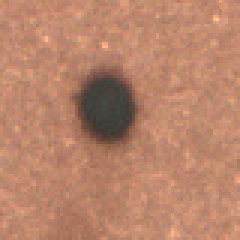
#> input picture 機器視覺/Final_Projet/Images/ORI/14a890202k0_L13_0123b_012610a_129_0_ROI0_OPOK.png, 80 x 80 px, found by its file name (shown 3 times larger); its folder holds 4 pictures in this run
$ python OpenCV_DIP_0611_Original.py
#> lines starting #> are read from the running program, lines starting #| are printed output that depends on the picture; after the words box and inside, x2 and y2 are one past the last pixel; in counts of white or black regions, pixels touching at a corner belong together; long printed decimals are rounded; pictures that were not available may be replaced by others from this repository, and a replacement may not be noted
import cv2
import os
import numpy as np

folder1 = './Images/ORI'
folder2 = './Images/CAM'

# 讀取兩個文件夾中的文件
files1 = os.listdir(folder1)
files2 = os.listdir(folder2)

def aHash(grayImg):
    Total = 0
    grayImg = cv2.resize(grayImg, (8, 8))
    ahash_str = ''
    #累加求像素之和
    for i in range(8):
        for j in range(8):
            Total = Total + grayImg[i,j]
    avg = Total / 64
    # 將每個像素與avg比較 大於avg=1 小於avg=0
    for i in range(8):
        for j in range(8):
            if  grayImg[i,j]>avg:
                ahash_str=ahash_str+'1'
            else:
                ahash_str=ahash_str+'0'
    return ahash_str

def dHash(grayImg):
    # 差值哈希算法 缩放8*8
    grayImg = cv2.resize(grayImg, (8, 8))
    dhash_str = ''
    # 每行前一个像素大于后一个像素为1，相反为0，生成哈希
    for i in range(8):
        for j in range(7):
            if grayImg[i, j] > grayImg[i, j+1]:
                dhash_str = dhash_str+'1'
            else:
                dhash_str = dhash_str+'0'
    return dhash_str


# combined ： imgOri,imgCam,threshOri,threshCam
def showCombinedImg(*args):
    combined_img = cv2.hconcat(args)
    cv2.imshow('Combined Images', combined_img)
    cv2.waitKey(0)


# 回傳 pixeldiff,percent
def pixelDiff_and_Percent(ori, threshCam):
    # 圖像差異 將Ori(可以選擇二值化 或 膨脹) 與 二值化的threshCam 相減的pixel
    pixeldiff = cv2.absdiff(ori, threshCam)

    # 計算白點像素比例
    # shape 會回傳 (rows, columns, channels)。
    # pixeldiff 是灰度圖像，所以只有兩個維度 = 高度（rows = 直 ）和 寬度（columns = 橫 ）。
    h, w = pixeldiff.shape[:2]
    white_count_Ori = cv2.countNonZero(ori)
    white_count_threshCam = cv2.countNonZero(threshCam)
    white_count_pixeldiff = cv2.countNonZero(pixeldiff)

    # '! =' 表示 '不等於'
    if white_count_Ori != 0 and white_count_threshCam == 0:
        percent = 100

    elif white_count_Ori == 0 and white_count_threshCam == 0:
        percent = 0

    elif white_count_Ori == 0 and white_count_threshCam != 0:
        percent = 100

    else:
        # 白色像素佔比
        # percent = white_count_pixeldiff / (h * w)
        # percent = white_count_Ori / white_count_threshCam
        percent = white_count_pixeldiff / white_count_threshCam

    return pixeldiff,percent

# 抽出藍色點的Cam圖檔資料
def bluePointOut(B):

    ret2, B = cv2.threshold(B, 140, 255, cv2.THRESH_BINARY)
    bluePointCount = cv2.countNonZero(B)

    return bluePointCount


####### Main Function #######

def main():

    # 建立 比對OK的list
    compared_files = []
    OK_count = 0
    NO_count = 0

    n = 0

    # 逐一讀取每個圖片
    for i in range(len(files1)):
        imgOri = cv2.imread(os.path.join(folder1, files1[i]))
#> imgOri is the input picture: shape (80, 80, 3); mean B, G, R 106.9, 131.8, 184.8
        imgCam = cv2.imread(os.path.join(folder2, files2[i]))

        (B, G, R) = cv2.split(imgCam) # 將imgCam 分3通道 => 抽藍色

        # CAM 轉灰階
        imgCam = cv2.cvtColor(imgCam, cv2.COLOR_BGR2GRAY)

        (B1, G1, R1) = cv2.split(imgOri) # 將imgOri 分3通道 => 抽紅色

    ### 影像前處理 ###

        # 中值濾波器 5x5
        imgOri = cv2.medianBlur(R1, 5) # 將imgOri 取R通道
#> imgOri: shape (80, 80)
        imgCam = cv2.medianBlur(imgCam, 5)
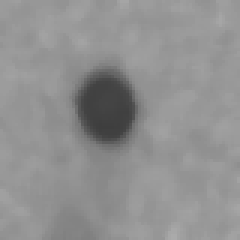
#> imgCam: shape (80, 80) (shown 3 times larger); min 62, max 170, mean 144.5

        # 高斯濾波
        imgOri = cv2.GaussianBlur(imgOri, (5, 5), 0)
        imgCam = cv2.GaussianBlur(imgCam, (5, 5), 0)

        # 中值濾波器 3x3
        imgOri = cv2.medianBlur(imgOri, 3)
        imgCam = cv2.medianBlur(imgCam, 3)

        # 邊緣強化 Ori
        sigma = 25
        blur_img = cv2.GaussianBlur(imgOri, (0, 0), sigma)
            # 以原圖 : 模糊圖片= 1.5 : -0.5 的比例進行混合
        imgOri = cv2.addWeighted(imgOri, 1.5, blur_img, -0.5, 0)
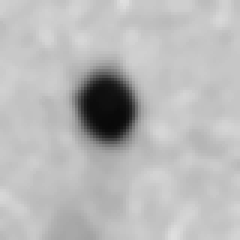
#> imgOri: shape (80, 80) (shown 3 times larger); min 9, max 223, mean 184.4

        # 二值化 => threshOri threshCam
        ret1, threshOri = cv2.threshold(imgOri, 125, 255, cv2.THRESH_BINARY)
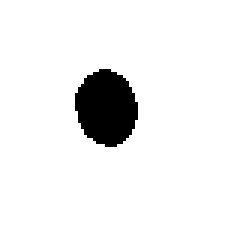
#> threshOri: shape (80, 80) (shown 3 times larger); 93.5% white; 1 black region, box (x1, y1, x2, y2) and area: (25, 23, 46, 49) 413
        ret2, threshCam = cv2.threshold(imgCam, 140, 255, cv2.THRESH_BINARY)
#> threshCam: shape (80, 80); 84% white; 2 black regions, box (x1, y1, x2, y2) and area: (22, 19, 49, 73) 848, (15, 67, 35, 80) 173

        # Otsu 二值化 => oriOtsu camOtsu
        ret1, oriOtsu = cv2.threshold(imgOri, 0, 255, cv2.THRESH_BINARY + cv2.THRESH_OTSU)
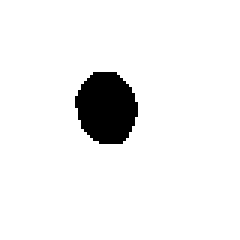
#> oriOtsu: shape (80, 80) (shown 3 times larger); 93.9% white; 1 black region, box (x1, y1, x2, y2) and area: (25, 24, 46, 48) 390
#> ret1 = 117
        ret2, camOtsu = cv2.threshold(imgCam, 0, 255, cv2.THRESH_BINARY + cv2.THRESH_OTSU)
#> camOtsu: shape (80, 80); 93.2% white; 1 black region, box (x1, y1, x2, y2) and area: (25, 23, 46, 49) 434
#> ret2 = 114

        # 邊緣化 => oriEdges camEdges
        oriEdges = cv2.Canny(imgOri,100,200)
#> oriEdges: shape (80, 80); 1.2% white in thin lines or dots, all inside (x1, y1, x2, y2) = (25, 25, 46, 48)
        camEdges = cv2.Canny(imgCam,100,200)
#> camEdges: shape (80, 80); every value is 0

        # Ori膨脹 dilate 一次 (iterations = 1) => oriDilated
        kernel = cv2.getStructuringElement(cv2.MORPH_RECT, (3, 3))
        oriDilated = cv2.dilate(threshOri, kernel, iterations = 1)
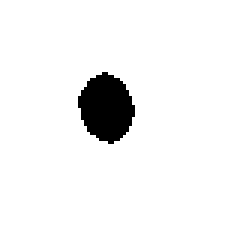
#> oriDilated: shape (80, 80) (shown 3 times larger); 95% white; 1 black region, box (x1, y1, x2, y2) and area: (26, 24, 45, 48) 323
            # get(獲取)Structuring(結構化) Element(元素)
            # => 矩形：MORPH_RECT;交叉形：MORPH_CROSS;橢圓形：MORPH_ELLIPSE

      ## aHash比對 imgOri對比imgCam => 40 > ahashdiff閥值 > 4
        ahashOri = aHash(imgOri)
#> after the loop in aHash, `for i in range(8):`: Total = 11832
#> in aHash, `avg = Total / 64`: avg = 184.9
        ahashCam = aHash(imgCam)
        ahashdiff = sum(ch1 != ch2 for ch1, ch2 in zip(ahashOri, ahashCam))
#> ahashdiff = 3

      ## dHash比對 imgOri對比threshCam => 閥值 >= 39
        dhashOri = dHash(imgOri)
        dhashCam = dHash(threshCam)
        dhashdiff = sum(ch1 != ch2 for ch1, ch2 in zip(dhashOri, dhashCam))
#> dhashdiff = 21

      ## PIXEL 相減比較法
        # 用二值 threshOri & threshCam 直接相減 產生 pixeldiff
        pixeldiff, percent = pixelDiff_and_Percent(threshOri, threshCam)
#> in pixelDiff_and_Percent, `pixeldiff = cv2.absdiff(ori, threshCam)`:
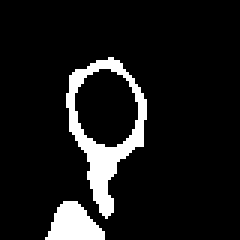
#> pixeldiff: shape (80, 80) (shown 3 times larger); 9.5% white; 2 white regions, box (x1, y1, x2, y2) and area: (22, 19, 49, 73) 435, (15, 67, 35, 80) 173
#> in pixelDiff_and_Percent, `white_count_Ori = cv2.countNonZero(ori)`: white_count_Ori = 5987
#> in pixelDiff_and_Percent, `white_count_threshCam = cv2.countNonZero(threshCam)`: white_count_threshCam = 5379
#> in pixelDiff_and_Percent, `white_count_pixeldiff = cv2.countNonZero(pixeldiff)`: white_count_pixeldiff = 608
#> in pixelDiff_and_Percent, `percent = white_count_pixeldiff / white_count_threshCam`: percent = 0.113
#> percent = 0.113

      ## ahash Otsu 二值比對 oriOtsu 對比 threshCam
        ahashOriOtsu = aHash(oriOtsu)
        ahashCamThres = aHash(threshCam)
        ahashdiffOtsu = sum(ch1 != ch2 for ch1, ch2 in zip(ahashOriOtsu, ahashCamThres))
#> ahashdiffOtsu = 6


        print('ahashdiff =', ahashdiff, ' dhashdiff =', dhashdiff, ' percent =', percent , ' ahashdiffOtsu =', ahashdiffOtsu)
#| ahashdiff = 3  dhashdiff = 21  percent = 0.113  ahashdiffOtsu = 6

    ### 樹狀圖 分類判斷 ###

      ## 抽出藍點NG
        bluePointCount = bluePointOut(B)
#> in bluePointOut, `ret2, B = cv2.threshold(B, 140, 255, cv2.THRESH_BINARY)`:
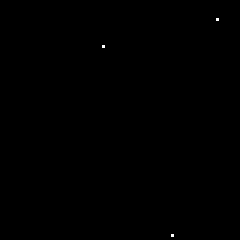
#> B: shape (80, 80) (shown 3 times larger); 0.05% white in thin lines or dots, all inside (x1, y1, x2, y2) = (34, 6, 73, 79)
#> in bluePointOut, `bluePointCount = cv2.countNonZero(B)`: bluePointCount = 3
#> bluePointCount = 3

        if bluePointCount != 0:
            # showCombinedImg(imgOri, imgCam, B)
            NO_count += 1

        else:

        ## aHash比對
            if ahashdiff >=36:
                # print('ahash 完全不相似', ahashdiff)
                # showCombinedImg(imgOri, imgCam)
                NO_count += 1

            elif ahashdiff <= 6:
                # print('ahash相似',ahashdiff)
                # compared_files.append(files1[i])
                # showCombinedImg(imgOri, imgCam, threshOri)
                OK_count += 1

            else:

            ## dHash比對
                if dhashdiff >= 39:
                    # print('dhash 完全不相似',dhashdiff)
                    # showCombinedImg(imgOri, imgCam)
                    NO_count += 1

                else:

                ## PIXEL 相減比較法
                    if percent >= 3:
                        # print('pixel 完全不相似', percent)
                        # showCombinedImg(imgOri, imgCam, threshOri, threshCam, pixeldiff)
                        NO_count += 1

                    elif percent <= 0.12:
                        # print('pixel 相似',percent)
                        # showCombinedImg(imgOri, imgCam, pixeldiff)
                        OK_count += 1

                    elif 1 > percent >= 0.6:

                        NO_count += 1

                    else:
                    ## ahash Otsu 二值比對
                        # {3}OK: 2275/112  NG: 142/1421
                        if ahashdiffOtsu >= 27:
                            # print('ahash Otsu 完全不相似', ahashdiffOtsu)
                            # showCombinedImg(camOtsu, threshCam, imgOri,  oriOtsu, threshOri, pixeldiff)
                            NO_count += 1

                        elif ahashdiffOtsu <= 7:
                            # n += 1
                            # print('ahash Otsu 相似', ahashdiffOtsu, ' ', n, ' ', percent)
                            # showCombinedImg(camOtsu, threshCam, imgOri,  oriOtsu, threshOri, pixeldiff)
                            OK_count += 1

                        else:

                            if dhashdiff <= 11:
                                # n += 1
                                # print('dhashdiff 相似 ', dhashdiff, 'n= ', n)
                                OK_count += 1
                                # showCombinedImg(camOtsu, threshCam, imgOri,  oriOtsu, threshOri, pixeldiff)

                            else:
                                # showCombinedImg(camOtsu, threshCam, imgOri,  oriOtsu, threshOri, pixeldiff)
                                pass


    print('OK_count', OK_count)
    print('NO_count', NO_count)
    cv2.destroyAllWindows()

if __name__ == "__main__":

#> (the run stopped early here; a loop or call above may not have finished)
